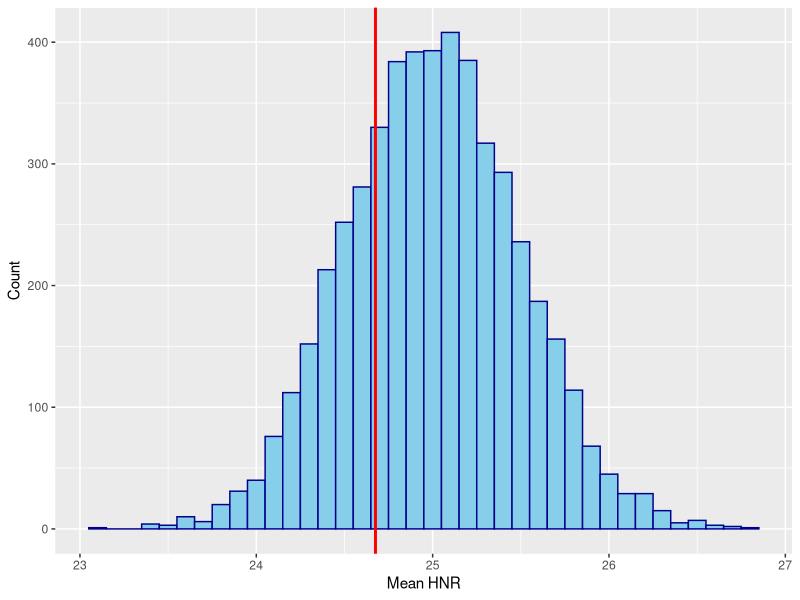
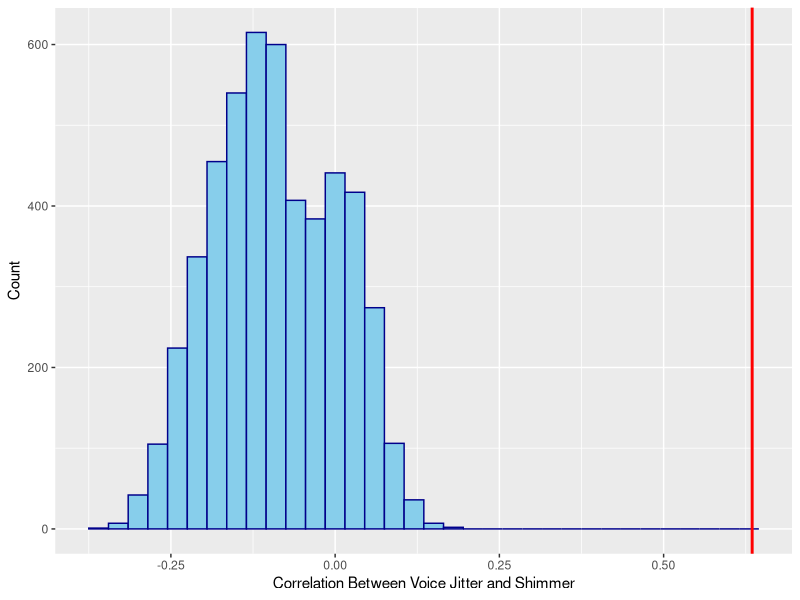

These charts were generated, in order, by the following R code:
## ---- chunk 1
library(tidyverse) 
parkinsons <- read_csv("data/parkinsons.csv")
## ---- chunk 2
healthy <- parkinsons %>%
  filter(status == "Healthy")
## ---- chunk 3
set.seed(2)
n_sims <- 5000
stat <- numeric(n_sims)
for (i in 1:n_sims) {
  indices <- sample(1:nrow(healthy), replace = T)
  boot_mean <- healthy %>%
    slice(indices) %>%
    summarize(boot_mean = mean(hnr)) %>%
    pull()
  stat[i] <- boot_mean
}

boot_means <- tibble(stat = stat)
## ---- chunk 4
boot_mean <- boot_means %>%
  summarize(mean = mean(stat)) %>% 
  pull()

boot_means <- boot_means %>% 
  mutate(shifted_means = stat + (25 - boot_mean))
## ---- chunk 5
ggplot(data = boot_means, aes(x = shifted_means)) +
  geom_histogram(
    binwidth = 0.1, 
    color = "darkblue", 
    fill = "skyblue") +
  labs(
    x = "Mean HNR", 
    y = "Count") +
  geom_vline(xintercept = mean(boot_means$stat), 
             lwd = 1, color = "red")
## ---- chunk 6
bootstrap_interval <- boot_means %>%
  summarize(lower = quantile(stat, 0.025),
            upper = quantile(stat, 0.975))
bootstrap_interval
## ---- chunk 7
boot_means %>%
  summarize(mean(stat))
## ---- chunk 8
boot_means %>%
  filter(shifted_means <= 24.68847 |
    shifted_means >= (25 + (25 - 24.68847))) %>%
  summarize(p_value = n() / nrow(boot_means))
## ---- chunk 9
pd <- parkinsons %>%
  filter(status == "PD")

t.test(pd$hnr, mu = 24.7, conf.level = 0.95)
## ---- chunk 10
set.seed(10)
n_sims <- 5000
stat <- numeric(n_sims)
for (i in 1:n_sims) {
  indices <- sample(1:nrow(healthy), replace = T)
  boot_corr <- healthy %>%
    slice(indices) %>%
    summarize(boot_corr = cor(jitter,shimmer)) %>%
    pull()
  stat[i] <- boot_corr
}

boot_corrs <- tibble(stat = stat)
## ---- chunk 11
boot_corrs <- boot_corrs %>% 
  mutate(shifted_corrs = stat + (0 - boot_corr))
## ---- chunk 12
ggplot(data = boot_corrs, aes(x = shifted_corrs)) +
  geom_histogram(
    binwidth = 0.03, 
    color = "darkblue", 
    fill = "skyblue") +
  labs(
    x = "Correlation Between Voice Jitter and Shimmer", 
    y = "Count") +
  geom_vline(xintercept = mean(boot_corrs$stat), 
             lwd = 1, color = "red")
## ---- chunk 13
correlations_interval <- boot_corrs %>%
  summarize(lower = quantile(shifted_corrs, 0.005),
            upper = quantile(shifted_corrs, 0.995))
correlations_interval
## ---- chunk 14
boot_corrs %>% 
  summarize(correlation_mean = mean(stat))
## ---- chunk 15
boot_corrs %>%
  filter(shifted_corrs >= 0.6340549 |
         shifted_corrs <= - 0.6340549) %>%
  summarize(p_value = n() / nrow(boot_corrs))
